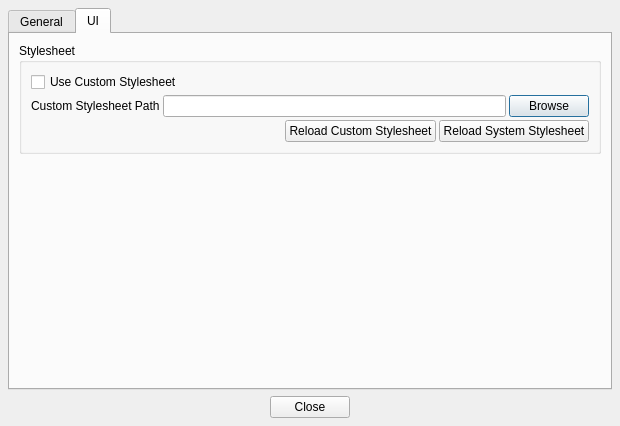
<?xml version="1.0" encoding="UTF-8"?>
<ui version="4.0">
 <class>PreferencesDialog</class>
 <widget class="QDialog" name="PreferencesDialog">
  <property name="windowModality">
   <enum>Qt::ApplicationModal</enum>
  </property>
  <property name="geometry">
   <rect>
    <x>0</x>
    <y>0</y>
    <width>620</width>
    <height>426</height>
   </rect>
  </property>
  <property name="windowTitle">
   <string>Preferences</string>
  </property>
  <layout class="QVBoxLayout" name="verticalLayout">
   <property name="spacing">
    <number>6</number>
   </property>
   <property name="leftMargin">
    <number>8</number>
   </property>
   <property name="topMargin">
    <number>8</number>
   </property>
   <property name="rightMargin">
    <number>8</number>
   </property>
   <property name="bottomMargin">
    <number>8</number>
   </property>
   <item>
    <widget class="QTabWidget" name="tabWidget">
     <property name="currentIndex">
      <number>1</number>
     </property>
     <widget class="QWidget" name="tab_general">
      <attribute name="title">
       <string>General</string>
      </attribute>
     </widget>
     <widget class="QWidget" name="tab_ui">
      <attribute name="title">
       <string>UI</string>
      </attribute>
      <layout class="QVBoxLayout" name="verticalLayout_2">
       <item>
        <widget class="QGroupBox" name="groupBox">
         <property name="title">
          <string>Stylesheet</string>
         </property>
         <layout class="QVBoxLayout" name="verticalLayout_3">
          <property name="spacing">
           <number>3</number>
          </property>
          <property name="leftMargin">
           <number>9</number>
          </property>
          <item>
           <layout class="QHBoxLayout" name="horizontalLayout_5">
            <item>
             <widget class="QCheckBox" name="checkBox_useCustomStylesheet">
              <property name="text">
               <string>Use Custom Stylesheet</string>
              </property>
             </widget>
            </item>
            <item>
             <spacer name="horizontalSpacer_4">
              <property name="orientation">
               <enum>Qt::Horizontal</enum>
              </property>
              <property name="sizeHint" stdset="0">
               <size>
                <width>40</width>
                <height>20</height>
               </size>
              </property>
             </spacer>
            </item>
           </layout>
          </item>
          <item>
           <layout class="QHBoxLayout" name="horizontalLayout">
            <item>
             <widget class="QLabel" name="label">
              <property name="text">
               <string>Custom Stylesheet Path</string>
              </property>
             </widget>
            </item>
            <item>
             <widget class="QLineEdit" name="lineEdit_customStylesheetPath"/>
            </item>
            <item>
             <widget class="QPushButton" name="pushButton_browseCustomStylesheet">
              <property name="text">
               <string>Browse</string>
              </property>
             </widget>
            </item>
           </layout>
          </item>
          <item>
           <layout class="QHBoxLayout" name="horizontalLayout_2">
            <item>
             <spacer name="horizontalSpacer">
              <property name="orientation">
               <enum>Qt::Horizontal</enum>
              </property>
              <property name="sizeHint" stdset="0">
               <size>
                <width>40</width>
                <height>20</height>
               </size>
              </property>
             </spacer>
            </item>
            <item>
             <layout class="QHBoxLayout" name="horizontalLayout_3">
              <item>
               <widget class="QPushButton" name="pushButton_reloadCustomStylesheet">
                <property name="text">
                 <string>Reload Custom Stylesheet</string>
                </property>
               </widget>
              </item>
              <item>
               <widget class="QPushButton" name="pushButton_reloadSystemStylesheet">
                <property name="text">
                 <string>Reload System Stylesheet</string>
                </property>
               </widget>
              </item>
             </layout>
            </item>
           </layout>
          </item>
         </layout>
        </widget>
       </item>
       <item>
        <spacer name="verticalSpacer">
         <property name="orientation">
          <enum>Qt::Vertical</enum>
         </property>
         <property name="sizeHint" stdset="0">
          <size>
           <width>20</width>
           <height>40</height>
          </size>
         </property>
        </spacer>
       </item>
      </layout>
     </widget>
    </widget>
   </item>
   <item>
    <layout class="QHBoxLayout" name="horizontalLayout_4">
     <item>
      <spacer name="horizontalSpacer_2">
       <property name="orientation">
        <enum>Qt::Horizontal</enum>
       </property>
       <property name="sizeHint" stdset="0">
        <size>
         <width>40</width>
         <height>20</height>
        </size>
       </property>
      </spacer>
     </item>
     <item>
      <widget class="QPushButton" name="pushButton_closeWindow">
       <property name="text">
        <string>Close</string>
       </property>
      </widget>
     </item>
     <item>
      <spacer name="horizontalSpacer_3">
       <property name="orientation">
        <enum>Qt::Horizontal</enum>
       </property>
       <property name="sizeHint" stdset="0">
        <size>
         <width>40</width>
         <height>20</height>
        </size>
       </property>
      </spacer>
     </item>
    </layout>
   </item>
  </layout>
 </widget>
 <tabstops>
  <tabstop>tabWidget</tabstop>
  <tabstop>pushButton_reloadCustomStylesheet</tabstop>
  <tabstop>pushButton_reloadSystemStylesheet</tabstop>
  <tabstop>lineEdit_customStylesheetPath</tabstop>
  <tabstop>pushButton_browseCustomStylesheet</tabstop>
  <tabstop>pushButton_closeWindow</tabstop>
  <tabstop>checkBox_useCustomStylesheet</tabstop>
 </tabstops>
 <resources/>
 <connections>
  <connection>
   <sender>pushButton_closeWindow</sender>
   <signal>clicked()</signal>
   <receiver>PreferencesDialog</receiver>
   <slot>close()</slot>
   <hints>
    <hint type="sourcelabel">
     <x>329</x>
     <y>407</y>
    </hint>
    <hint type="destinationlabel">
     <x>422</x>
     <y>358</y>
    </hint>
   </hints>
  </connection>
 </connections>
</ui>
